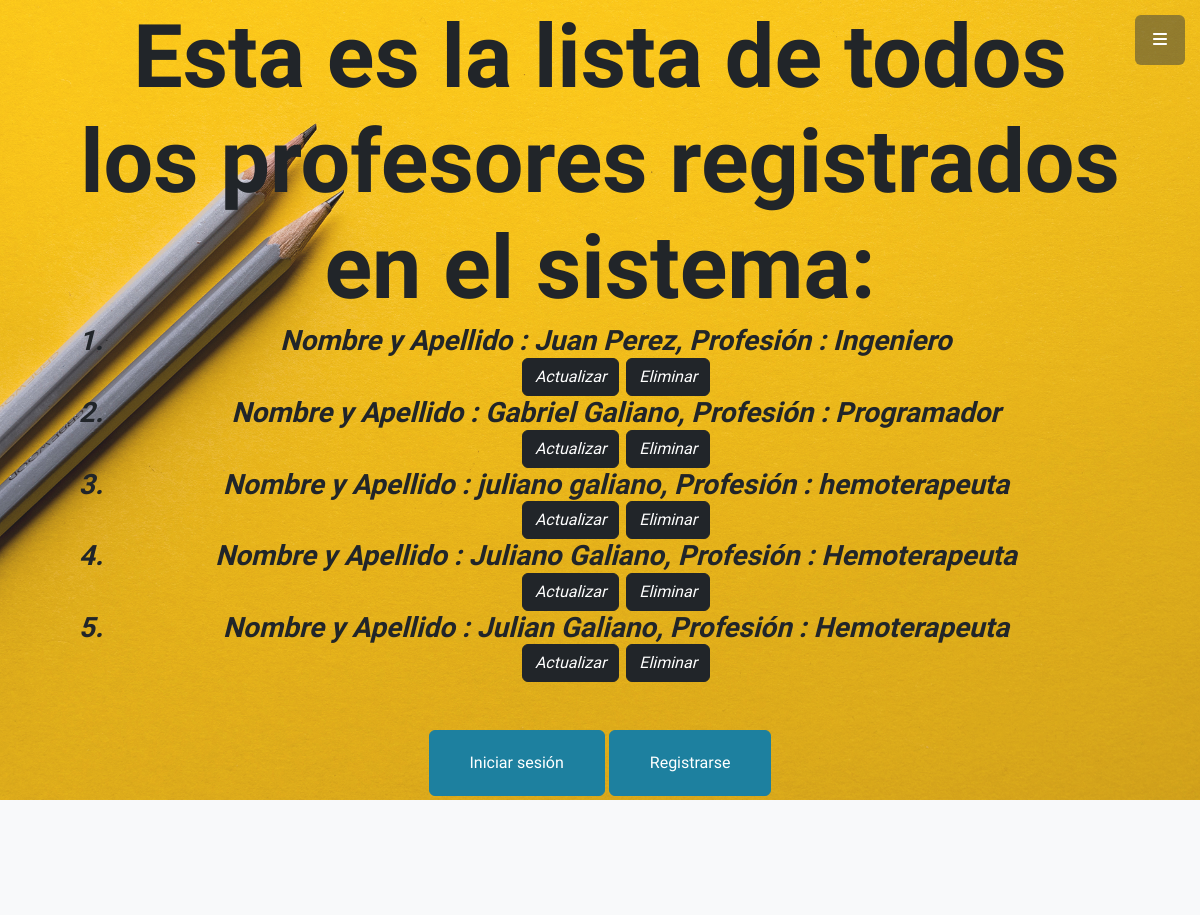
Before: /AppCoder/profesores/ (upper part) with the older database file.
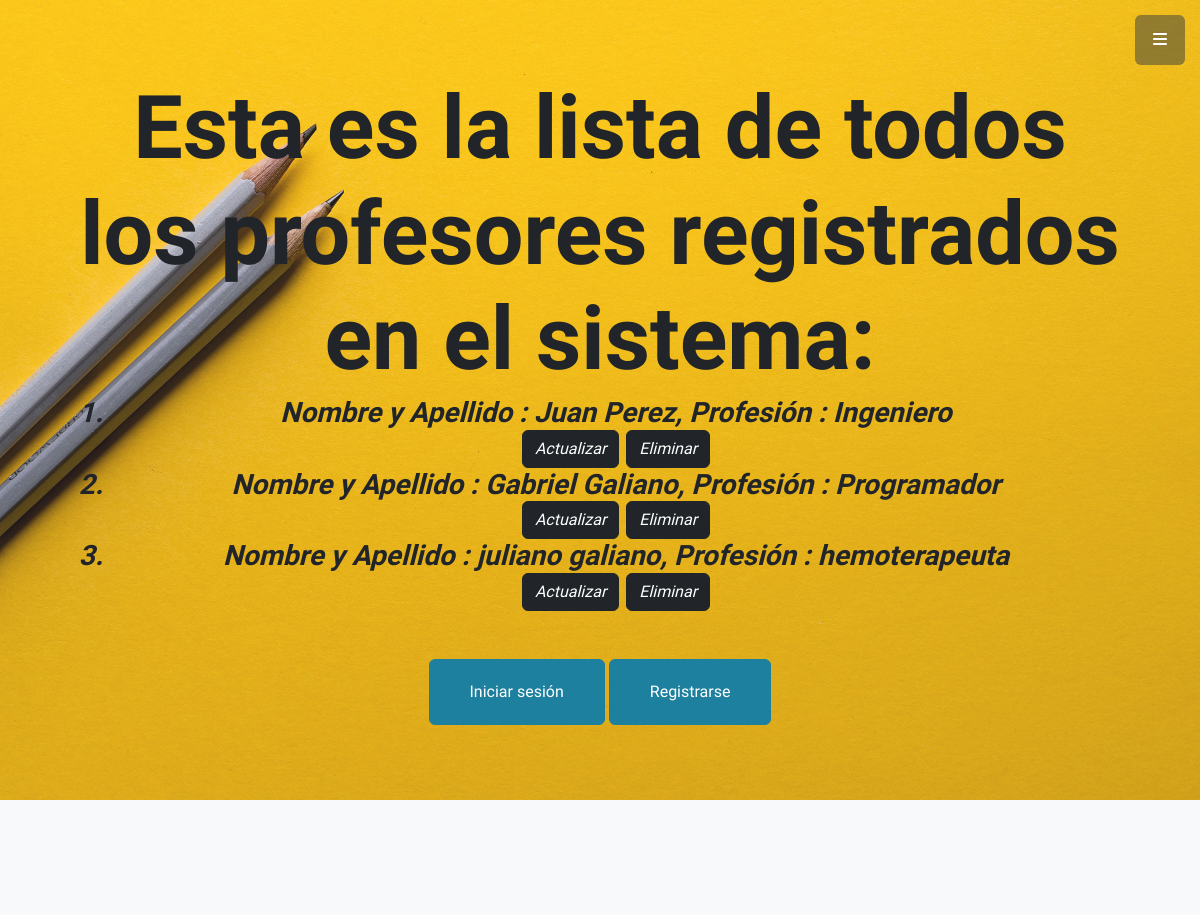
After: the same page with the newer database file.
### AppCoder/models.py (models this page shows)
class Profesor(models.Model):
    nombre = models.CharField(max_length=30)
    apellido = models.CharField(max_length=30)
    email = models.EmailField()
    profesion = models.CharField(max_length=30)

### AppCoder/views.py (the view)
# urls.py: path('profesores/', ver_profesores, name='VerProfesores'),
def ver_profesores(request):
    todosLosProfesores = Profesor.objects.all()
    return render(request, "AppCoder/ver_profesores.html", {'todosLosProfesores': todosLosProfesores})

### AppCoder/Templates/AppCoder/ver_profesores.html
{% extends 'AppCoder/padre.html' %}
{% block title %}
Esta es la lista de todos los profesores registrados en el sistema:
{% endblock %}
{% block form%}
        <ol>
            {% for profesor in todosLosProfesores %}
            <li>
                Nombre y Apellido : {{profesor.nombre}}
                {{profesor.apellido}},
                Profesión : {{profesor.profesion}}
            </li>
            <a class="btn btn-dark btn-l" href="{% url 'actualizarProfesor' profesor.nombre %}">Actualizar</a>
            <a class="btn btn-dark btn-l" href="{% url 'eliminarProfesor' profesor.nombre %}">Eliminar</a>
            {% endfor %}
        </ol>
{%endblock%}

Changed rows visible on the page:
removed Profesor: nombre "Juliano", apellido "Galiano", profesion "Hemoterapeuta"
removed Profesor: nombre "Julian", apellido "Galiano", profesion "Hemoterapeuta"
